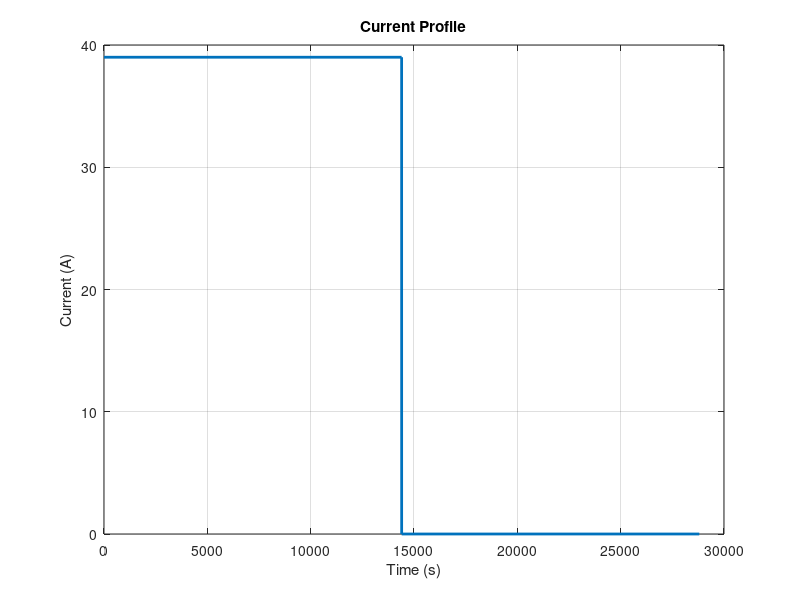

Write the MATLAB code that produced this figure. (Note: this script raises an error after producing the figure.)
% Initialize parameters
num_cycles = 1;    % Number of cycles
duration_39 = 3600*4; % Duration of 39 Amperes in seconds
rest_time = duration_39;   % Additional rest time after each cycle in seconds (can be changed)

% Initialize vectors
moduleParameterTime = [];
moduleParameterCurrent = [];

% Initial time
current_time = 0;

% Loop to generate the profile
for cycle = 1:num_cycles
    % Append 39 Amperes segment
    moduleParameterTime = [moduleParameterTime, current_time, current_time + duration_39];
    moduleParameterCurrent = [moduleParameterCurrent, 39, 39];
    
    % Increment the current time by 1440 seconds
    current_time = current_time + duration_39;
    
    % Calculate the rest period to the next nearest hour
    next_hour = ceil(current_time / 3600) * 3600;
    rest_duration = next_hour - current_time;
    
    % Append zero current segment with rest_time added
    moduleParameterTime = [moduleParameterTime, current_time + 1, current_time + rest_duration + rest_time];
    moduleParameterCurrent = [moduleParameterCurrent, 0, 0];
    
    % Update current time for the next cycle
    current_time = current_time + rest_duration + rest_time;
end

% Adjust to ensure no repeated time values
moduleParameterTime = moduleParameterTime + (0:length(moduleParameterTime)-1);

% Plot the current profile
figure(1);clf;
plot(moduleParameterTime, moduleParameterCurrent, 'LineWidth', 2);
xlabel('Time (s)');
ylabel('Current (A)');
title('Current Profile');
grid on;

%%

clear exportVar
%%
tempTime = exportVar{1}.Values.Time;
temp1 = exportVar{1}.Values.Data(:,1);
temp2 = exportVar{1}.Values.Data(:,2);
temp3 = exportVar{1}.Values.Data(:,3);
temp4 = exportVar{1}.Values.Data(:,4);
figure(1);clf;plot(tempTime,temp4)